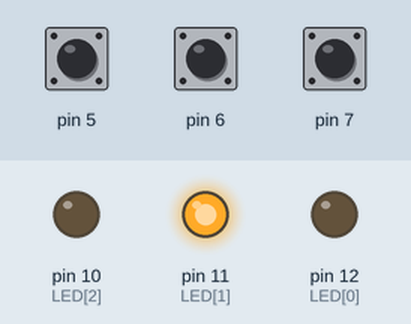
Recording of a sketch running on a simulated Arduino Uno, built with avr-gcc and run on an emulated ATmega328P. Shown: output pins drawn as LEDs (lit = HIGH). The test bench sets the inputs (shaded band); at power-on: pin 5 HIGH, pin 7 HIGH, pin 6 HIGH. Random numbers use the default seed unless the sketch sets one; what the sketch prints to the serial monitor is not drawn.

Above: at 1.2 s.
1.3 s: pin 5 pulled LOW for 0.15 s
4.3 s: pin 7 pulled LOW for 1 s
At 6.2 s:
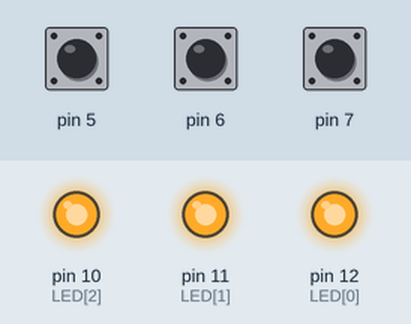
7.3 s: pin 6 pulled LOW for 0.15 s
10.4 s: pin 6 pulled LOW for 1 s
At 12.9 s:
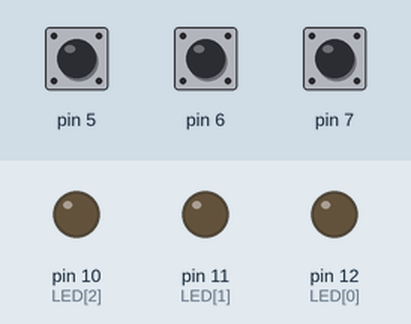
13.4 s: pin 5 pulled LOW for 3.2 s
At 19.11 s:
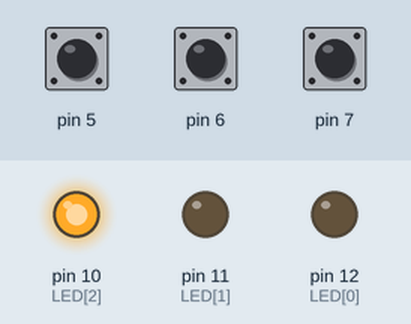
Timing chart, 0 to 20.6 s (numbered marks = the images above; inputs shaded):
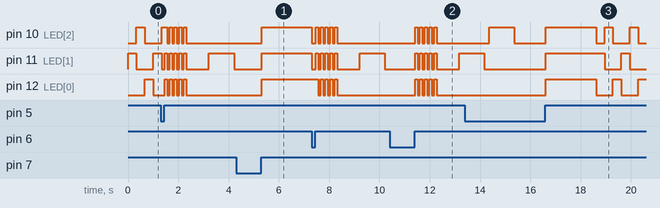

Measured:
- after the input at 4.3 s, pin 10 (LED[2]), pin 11 (LED[1]), pin 12 (LED[0]): LOW → HIGH after 1.0 s
- after the input at 10.4 s, pin 10 (LED[2]), pin 12 (LED[0]): alternates HIGH for 0.10 s and LOW for 0.09 s, 10 changes in all, then stays LOW, starting after 1.0 s; pin 11 (LED[1]): goes 4 × (HIGH 0.10 s, LOW 0.09 s), HIGH 0.10 s, LOW 0.89 s, then HIGH, starting after 1.0 s
- after the input at 13.4 s, pin 12 (LED[0]): goes HIGH 2.0 s, LOW 0.67 s, HIGH 0.33 s, LOW 0.67 s, then HIGH, starting after 3.2 s
- by itself, pin 10 (LED[2]): repeats every 0.19 s: LOW 0.09 s, HIGH 0.10 s, until it stays LOW from 2.3 s
- by itself, pin 12 (LED[0]): alternates HIGH for 0.10 s and LOW for 0.09 s, 10 changes in all, then stays LOW

The sketch:

LightOrderGame.ino
```cpp
/////////////////////////////////////////////
// LIGHT ORDER GAME
// By Haim Greenstein (C)
// Create in: 12.12.2015
/////////////////////////////////////////////

///////////////////////////////////
// Debug methods
// [set of simple debug function]
///////////////////////////////////

const bool DEBUG = true;

inline void debugInfo(const char * str, unsigned long value) {
  if (DEBUG) {
    Serial.print(str);
    Serial.print(" (");
    Serial.print(value);
    signed long signed_value = value;
    if (signed_value < 0) {
      Serial.print(" == ");
      Serial.print(signed_value);
    }
    Serial.println(")");
  }
}

inline void debugInfo(const char * str) {
  if (DEBUG) {
    Serial.print(str);
  }
}

//////////////////////
// Leds and Data
/////////////////////

const byte LED_NUM = 3;
// Array of LEDs, indicate to pins.
const byte LED[LED_NUM] = {12,11,10};
// A constant indicates all lads
const byte ALL_LEDS = -1;

// A constant indicates end of ORDER array
const byte ORDER_END = -1;
const byte MAX_ORDERS_SIZE = 7;
// array of 'order's -- values indicates to led/button indexes.
byte orders[MAX_ORDERS_SIZE+1];

// set led to HIGH or LOW. led_index refer to LEDs array or ALL_LEDS constant.
inline void setLed(byte led_index, bool value) {
  if (led_index != ALL_LEDS)
    digitalWrite(LED[led_index], value);
  else for (byte i = 0; i < LED_NUM; i++)
    digitalWrite(LED[i], value);
}

// On and off led several times.
//   set led to HIGH or LOW. led_index refer to LEDs array or ALL_LEDS constant.
void showBlink(byte led_index, int timeOn, int timeOff = 0, int times = 1) {
  while(times-- > 0) {
    //debugInfo("show blink", led_index);
    setLed(led_index, HIGH);
    delay(timeOn);
    setLed(led_index, LOW);
    delay(timeOff);
  }
}

// Current size of ordered array.
//   (number of values until the ORDER_END value).
byte ordersSize() {
  byte count = 0;
  byte *orders_ptr = orders;
  while(*(orders_ptr++) != ORDER_END) count++;
  //for(int i=0; i < 255; i++) Serial.print(*orders_ptr);
  return count;
}

// delete all values in 'orders' array so the orderSize will be 0.
inline void resetOrder() {
  debugInfo("before", *orders);
  orders[0] = ORDER_END;
  debugInfo("afterre", *orders);
}

// order randomize values as number of order_size in orders array.
//   you should ensure that ordersSize() is not equals to MAX_ORDER_SIZE.
void randOrder(byte order_size) {
  orders[order_size] = ORDER_END;
  while(order_size-- > 0) {
    orders[order_size] = random(LED_NUM);
    debugInfo("rand order led", orders[order_size]);
  }
  debugInfo("current order size", order_size);
}

// add new randomize value to the orders array.
//   you should ensure that ordersSize() is not equals to MAX_ORDER_SIZE.
void addRandOrder() {
  byte order_index = ordersSize();
  orders[order_index] = random(LED_NUM);
  orders[order_index+1] = ORDER_END;
  debugInfo("add rand order led", orders[order_index]);
  debugInfo("current order size", order_index+1);
}

// show the order by blinking the opropporiated leds.
void showOrder() {
  for (byte *order_ptr = orders; *order_ptr != ORDER_END; order_ptr++) {
    debugInfo("show led", *order_ptr);
    showBlink(*order_ptr, 1000, 200);
  }
}


////////////////////
// Game Methods
////////////////////

const byte BTN_NUM = 3;
const byte BTN[BTN_NUM] {7,6,5};

const unsigned long TIMER_STOP = -1;
const unsigned long BUTTON_DELAY = 1000/60;
const unsigned long RESET_TIME = 60000;

enum { BLINK_MODE, PLAY_MODE};

unsigned long buttonDelayTimer[BTN_NUM];
unsigned long resetTimer = TIMER_STOP;

byte gameMode;
bool gameContinueType;
byte input_count;

void buttonOperation(byte btn_index) {
  if (gameMode == BLINK_MODE) {
    gameContinueType = btn_index != 2;
    playStart();
  }
  else if (gameMode == PLAY_MODE)
    nextPlayInput(btn_index);
}

void blinkModeLoop() {
  static byte blinkLed;
  static unsigned long blinkTimer;
  const unsigned long blinkSpeed = 1000/3;

  if (millis() > blinkTimer) {
    digitalWrite(LED[blinkLed], LOW);
    ++blinkLed %= LED_NUM;
    digitalWrite(LED[blinkLed], HIGH);
    blinkTimer = millis() + blinkSpeed;
  }
}

void playModeLoop() {
  if (millis() > resetTimer) {
    resetGame();
    return;
  }
}

inline void playStart() {
  debugInfo("playStart");
  gameMode = PLAY_MODE;
  resetOrder();
  playNext();
}

void playNext() {
  debugInfo("playStart");

  input_count = 0;

  showBlink(ALL_LEDS, 100, 90, 5);
  delay(800);

  byte order_size = ordersSize() + 1;
  // if orders array is full then end game
  if (order_size > MAX_ORDERS_SIZE) {
    debugInfo("game end");
    for(int i = 0; i < 76; i++)
      showBlink(random(LED_NUM), 100, 30);
    resetGame();
    return;
  }
  // next order
  if (gameContinueType)
    addRandOrder();
  else
    randOrder(order_size);
  showOrder();

  resetTimer = millis() + RESET_TIME;
}

void nextPlayInput(byte btn_index) {
  if (btn_index == orders[input_count]) {
    input_count++;
    if (input_count == ordersSize())
      playNext();
  }
  else
    resetGame();
}

void resetGame() {
  debugInfo("reset game");
  gameMode = BLINK_MODE;
  showBlink(ALL_LEDS, 2000);
}

////////////////////
// Main Methods
////////////////////

void setup() {
  for(byte i = 0; i < BTN_NUM; i++) {
    pinMode(BTN[i], INPUT);
    digitalWrite(BTN[i], HIGH);
    buttonDelayTimer[i] = TIMER_STOP;
  }

  for(byte i = 0; i < LED_NUM; i++) {
    pinMode(LED[i], OUTPUT);
  }

  randomSeed(millis());

  if (DEBUG) Serial.begin(9600);
}

void loop() {
  if (gameMode == BLINK_MODE)
    blinkModeLoop();
  else if (gameMode == PLAY_MODE)
    playModeLoop();

  for (byte i = 0; i < BTN_NUM; i++) {
    if (millis() > buttonDelayTimer[i]) {
      debugInfo("button: ", i);
      buttonOperation(i);
      buttonDelayTimer[i] = TIMER_STOP;
    }
    else if (!digitalRead(BTN[i]) /*button pressed*/) {
        buttonDelayTimer[i] = millis() + BUTTON_DELAY;
    }
  }
}
```
